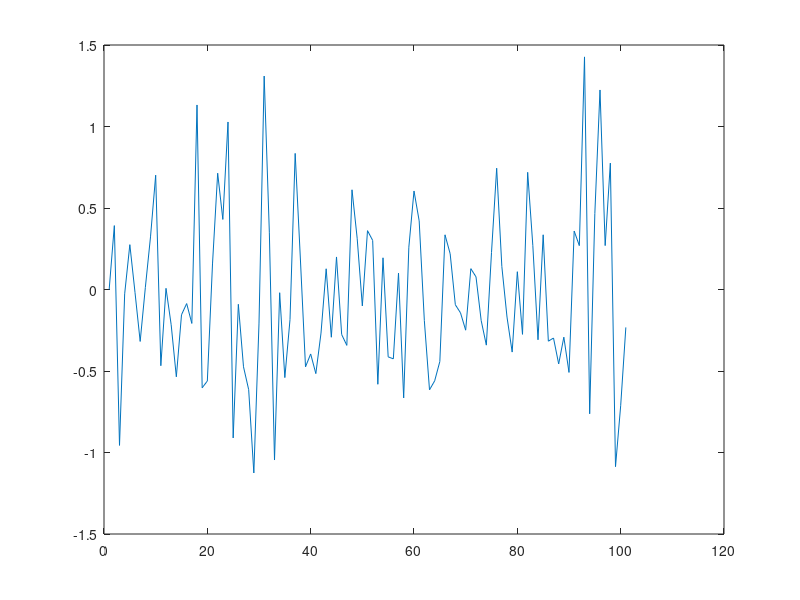
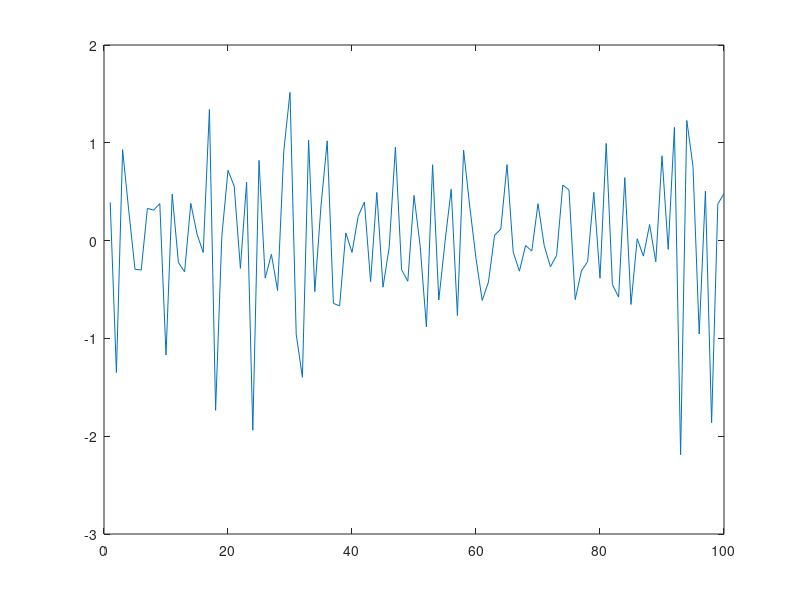
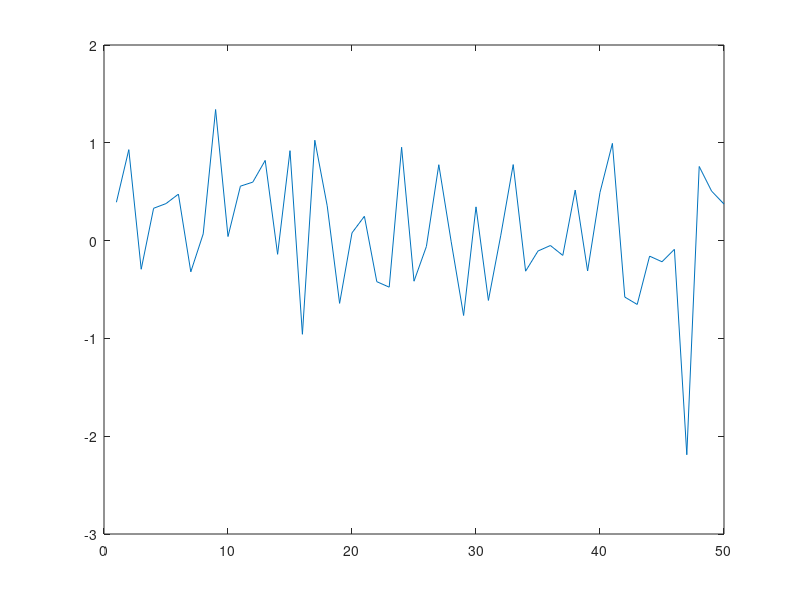

The MATLAB source for these figures, in order:
%Testing AR1 Model


close all
clear all
seed=1
% rng(seed)

numsamples=100;
P=zeros(1, numsamples+1);
P(1)=0;
P0=0;
DeltaP=zeros(1, numsamples-1);
DeltaP2=zeros(1, numsamples/2);

for i=1:numsamples
    P(i+1)= P0+randn*0.5;
    DeltaP(i)=P(i+1)-P(i);
end

for i=1:numel(DeltaP2)
    DeltaP2(i)=P(2*i)-P(2*i-1);
end

figure
plot(P)
figure
plot(DeltaP)

figure
plot(DeltaP2)